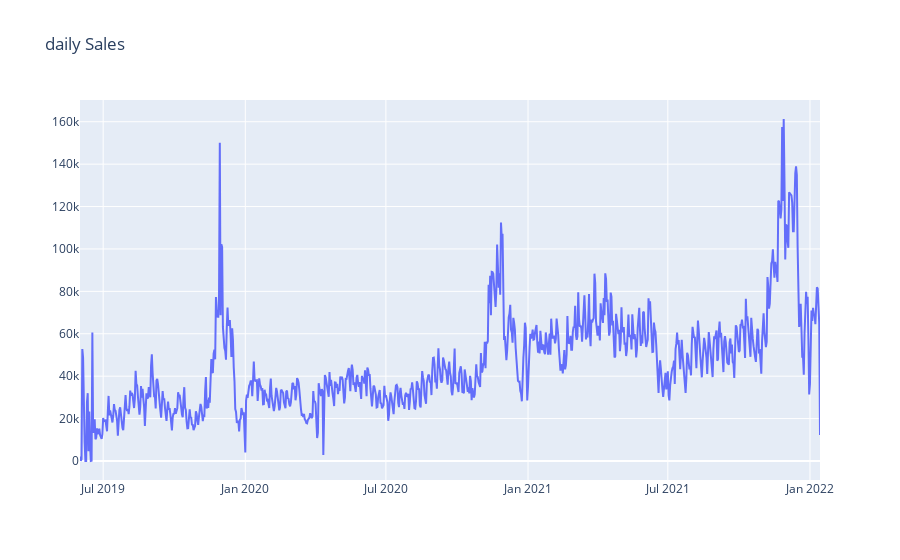

The notebook cell this image was saved under:
### Markdown cell above
## 4- Check the data, if it is not stationary, make it stationary

### Code cell
plot_data = [
    go.Scatter(
        x=df_d['ds'],
        y=df_d['y'],
    )
]
plot_layout = go.Layout(
        title='daily Sales'
    )
fig = go.Figure(data=plot_data, layout=plot_layout)
pyoff.iplot(fig)

### Figure 1 — Plotly figure (JSON) as saved in the notebook; plotly's stock layout.template omitted (floating-point values rounded to 4 significant figures; data arrays with more than 128 entries replaced by an {"elided": "..."} marker saying what was removed)
{"data": [{"type": "scatter", "x": {"elided": "959 str values"}, "y": {"elided": "959 float values"}}], "layout": {"title": {"text": "daily Sales"}}}
